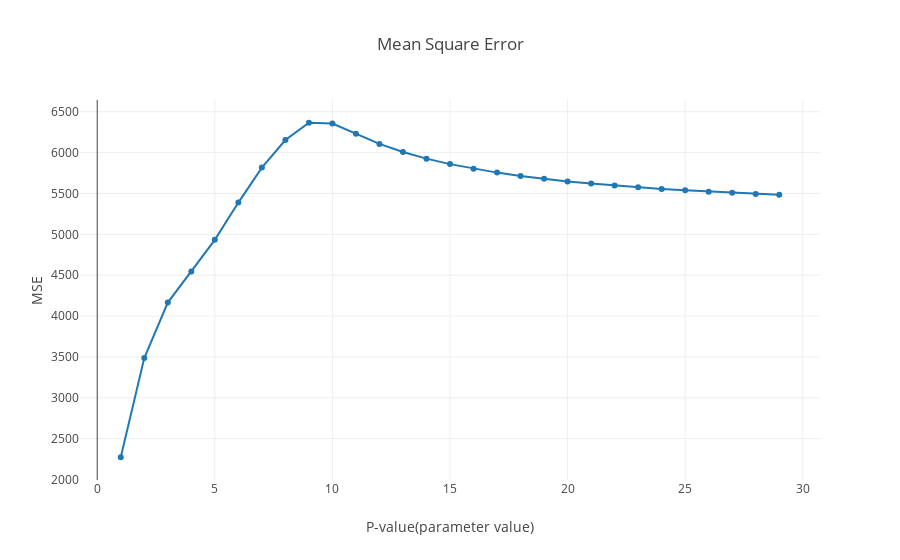

Write notebook code for a chart like this one.
### Code cell
ma_model = MA(1)
ma_model.set_training_data_set(training_set_values)
ma_model.set_training_data_time(training_set_time)

ma_model.set_validation_data_set(validation_set_values)
ma_model.set_validation_data_time(validation_set_time)

epochs = 30
mse = np.zeros(epochs-1)
mse_x = np.arange(1, epochs)
for i in range(1, epochs):
    ma_model.set_p(i)
    prediction = ma_model.get_prediction(ma_model.validation_data_set)
    mse[i-1] = ma_model.get_mse(ma_model.validation_data_set, prediction)
# plot MSE of validation set
    print(i, end=',')
trace_mse = {"x": mse_x,
             "y": mse,
             "mode": 'lines+markers',
             "name": 'MSE'}
traces = [trace_mse]
layout = dict(title = "Mean Square Error",
              yaxis = dict(title = 'MSE'),
              xaxis = dict(title = 'P-value(parameter value)')
             )
fig = dict(data=traces, layout=layout)
iplot(fig)
print("MSE is minimum at Q = "+str(np.argmin(mse)+1))

### Figure 1 — Plotly figure (JSON) as saved in the notebook; plotly's stock layout.template omitted (floating-point values rounded to 4 significant figures)
{"data": [{"mode": "lines+markers", "name": "MSE", "type": "scatter", "uid": "633d8f18-a2ad-4680-a255-9b19f1ad59fe", "x": [1, 2, 3, 4, 5, 6, 7, 8, 9, 10, 11, 12, 13, 14, 15, 16, 17, 18, 19, 20, 21, 22, 23, 24, 25, 26, 27, 28, 29], "y": [2273.0, 3486.0, 4165.0, 4545.0, 4933.0, 5389.0, 5817.0, 6154.0, 6366.0, 6357.0, 6232.0, 6107.0, 6007.0, 5926.0, 5859.0, 5803.0, 5755.0, 5715.0, 5679.0, 5648.0, 5621.0, 5597.0, 5575.0, 5556.0, 5538.0, 5522.0, 5508.0, 5495.0, 5483.0]}], "layout": {"title": "Mean Square Error", "xaxis": {"title": "P-value(parameter value)"}, "yaxis": {"title": "MSE"}}}
